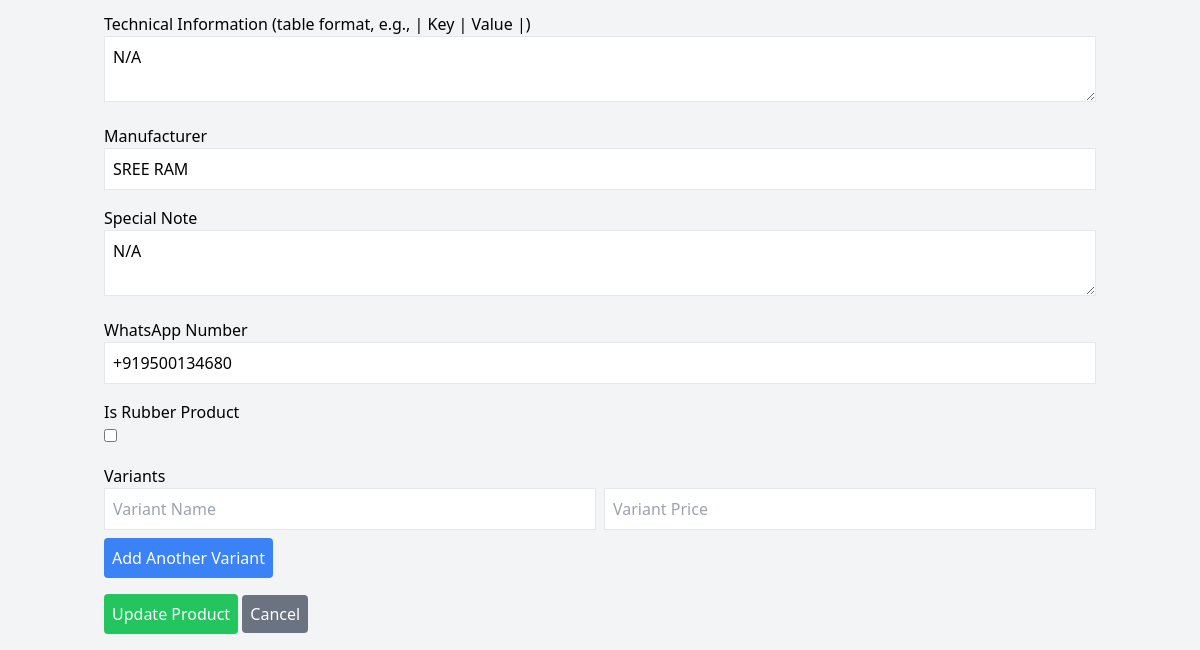
Page /edit/1 (signed in, lower part) on the earlier database version.
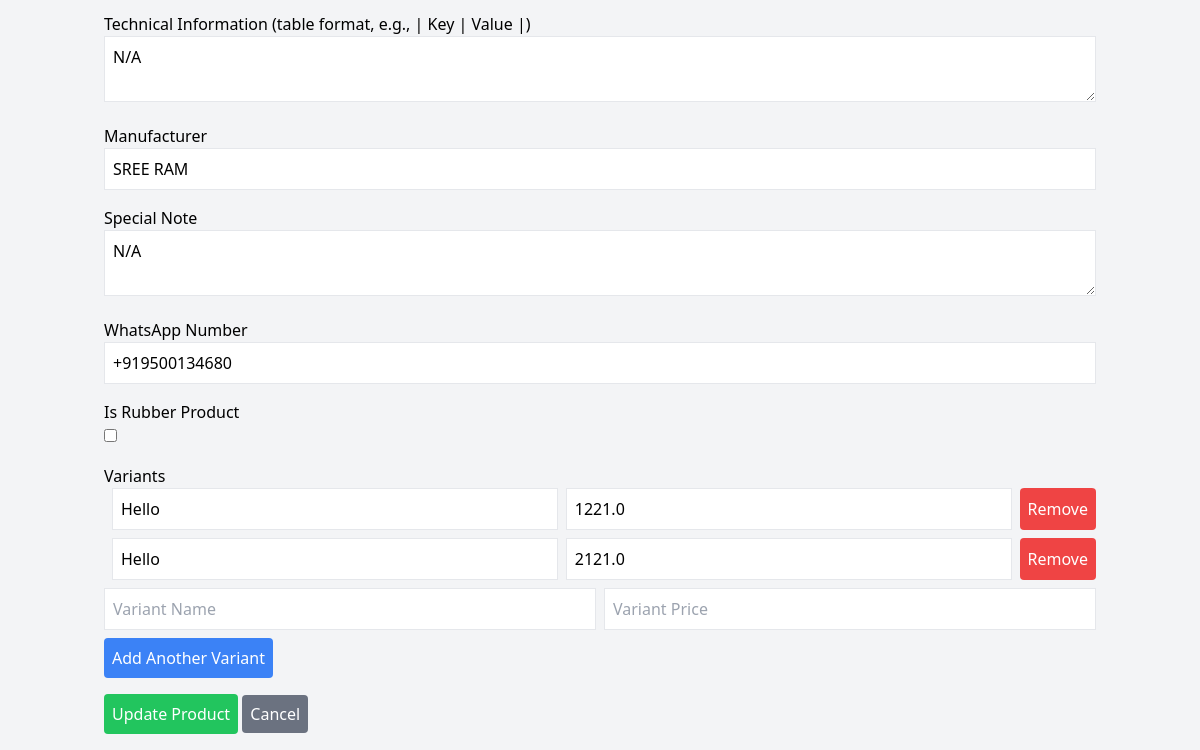
Same page on the later database version.
### app.py (models this page shows)
class Variant(db.Model):
    id = db.Column(db.Integer, primary_key=True)
    product_id = db.Column(db.Integer, db.ForeignKey('product.id'), nullable=False)
    variant_name = db.Column(db.String(50), nullable=False)
    variant_price = db.Column(db.Float, nullable=False)

### app.py (the view)
    def wrap(*args, **kwargs):
        if 'user_id' not in session:
            return redirect(url_for('login'))
        return f(*args, **kwargs)

### app.py (called while the page is built, shortened)
def login_required(f):
    def wrap(*args, **kwargs):
        if 'user_id' not in session:
            return redirect(url_for('login'))
        return f(*args, **kwargs)
    wrap.__name__ = f.__name__
    return wrap

@app.route('/edit/<int:product_id>', methods=['GET', 'POST'])
@login_required
def edit_product_ui(product_id):
    product = Product.query.get_or_404(product_id)
    return render_template('edit_product.html', product=product)

### templates/edit_product.html (shortened to what this page needs)
<!DOCTYPE html>
<html lang="en">
<head>
    <script src="https://cdn.tailwindcss.com"></script>
</head>
<body class="bg-gray-100">
    <div class="container mx-auto p-4">
        <form method="POST" enctype="multipart/form-data" class="space-y-4">
            <div>
                <label for="technical_information" class="block">Technical Information (table format, e.g., | Key |
                    Value |)</label>
                <textarea id="technical_information" name="technical_information"
                    class="border p-2 w-full">{{ product.technical_information }}</textarea>
            </div>
            <div>
                <label for="manufacturer" class="block">Manufacturer</label>
                <input type="text" id="manufacturer" name="manufacturer" value="{{ product.manufacturer }}"
                    class="border p-2 w-full">
            </div>
            <div>
                <label for="special_note" class="block">Special Note</label>
                <textarea id="special_note" name="special_note"
                    class="border p-2 w-full">{{ product.special_note }}</textarea>
            </div>
            <div>
                <label for="whatsapp_number" class="block">WhatsApp Number</label>
                <input type="text" id="whatsapp_number" name="whatsapp_number" value="{{ product.whatsapp_number }}"
                    class="border p-2 w-full">
            </div>
            <div>
                <label for="is_rubber" class="block">Is Rubber Product</label>
                <input type="checkbox" id="is_rubber" name="is_rubber" {% if product.is_rubber %}checked{% endif %}>
            </div>
            <div>
                <label class="block">Variants</label>
                <div id="variant_fields" class="space-y-2">
                    {% for variant in product.variants %}
                    <div class="variant-group flex space-x-2">
                        <input type="text" name="variant_name[]" value="{{ variant.variant_name }}"
                            placeholder="Variant Name" class="border p-2 w-1/2">
                        <input type="number" step="0.01" name="variant_price[]" value="{{ variant.variant_price }}"
                            placeholder="Variant Price" class="border p-2 w-1/2">
                        <button type="button" onclick="this.parentElement.remove()"
                            class="bg-red-500 text-white p-2 rounded">Remove</button>
                    </div>
                    {% endfor %}
                    <div class="variant-group flex space-x-2">
                        <input type="text" name="variant_name[]" placeholder="Variant Name" class="border p-2 w-1/2">
                        <input type="number" step="0.01" name="variant_price[]" placeholder="Variant Price"
                            class="border p-2 w-1/2">
                    </div>
                </div>
                <button type="button" onclick="addVariantField()" class="mt-2 bg-blue-500 text-white p-2 rounded">Add
                    Another Variant</button>
            </div>
            <div>
                <button type="submit" class="bg-green-500 text-white p-2 rounded">Update Product</button>
                <a href="{{ url_for('index') }}" class="bg-gray-500 text-white p-2 rounded">Cancel</a>
            </div>
        </form>
    </div>
</body>
</html>

Differences in the rows shown:
added Variant: variant_name "Hello", variant_price "1221.0"
added Variant: variant_name "Hello", variant_price "2121.0"
